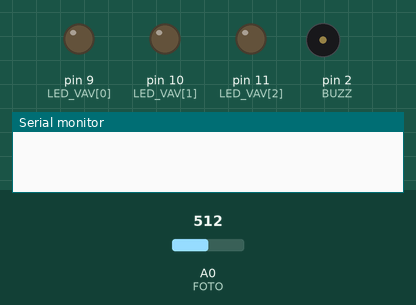
This sketch was run on a simulated Arduino Uno, built with avr-gcc and run on an emulated ATmega328P. Parts: output pins drawn as LEDs (lit = HIGH), buzzer (waves = sounding), the last lines printed to the serial monitor. The test bench sets the inputs (shaded band); at power-on: A0 (FOTO) = 512.

Above: at 0.1 s.
At 1.2 s:
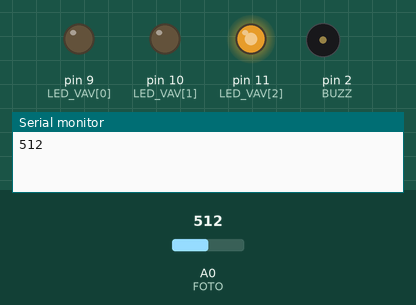
Timing chart, 0 to 2.7 s (numbered marks = the images above):
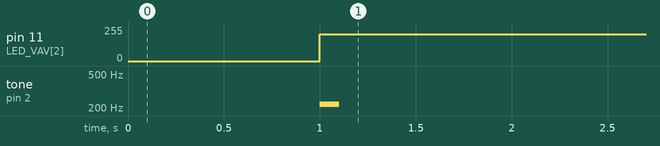

The sketch:

index.ino
```cpp
/*

Faça um circuito em arduino (tinkercad) que contenha:
   - led RGB (opcional 3 leds)
   - buzzer
   - sensor de iluminação

Problema, controlar a iluninação de um armazém.
Vamos supor que controlamos a iluminação, abrindo e fechando as cortinas.
Como não temos cortina no tinkercad, vamos usar o buzzer para sinalizar que acionamos a ligação da cortina.

Caso iluminação seja:
  - Nivel 1: até 50%, led cor verde
  - Nivel 2: até 75%, led cor amarelo
  - Nivel 3: senão, led cor vermelha

O Buzzer deve "apitar" de acordo com o nível. Obs.: Apenas quando mudar de nível.

*/

#define FOTO A0

const int LED_VAV[] = {9,10,11};
const int BUZZ = 2;
int ledALigar = 0;
bool ledLigado = false;

int sensor = 0;

void setup()
{
  for (int i=0; i<3; i++){
    pinMode(LED_VAV[i], OUTPUT);
  }
  pinMode(BUZZ, OUTPUT);

  Serial.begin(9600);
}

void loop()
{
	const int luz = iluminacao();

  	Serial.println(luz);


  if(luz >= 500 && luz <= 1017) {
 	ledALigar = 1;
  } else if (luz >= 390 && luz <= 500) {
    ledALigar = 2;
  } else {
  	ledALigar = 3;
  }


  if(ledALigar == 1 && ledLigado == false) {
    ledLigado = true;
    apito();
    verde();

  } else if(ledALigar == 2 && ledLigado == false) {
    ledLigado = true;
    apito();
    amarelo();

  } else if(ledALigar == 3 && ledLigado == false) {
    ledLigado = true;
    apito();
    vermelho();

  }
}

int iluminacao() {
  sensor = analogRead(FOTO);
  delay(1000);
  return sensor;

}

int apito() {
  tone(BUZZ, 220,100);
}


void verde () {
	  analogWrite(LED_VAV[0], 0);
      analogWrite(LED_VAV[1], 0);
      analogWrite(LED_VAV[2], 200);
      delay(500);
}

void amarelo () {
  analogWrite(LED_VAV[0], 200);
  analogWrite(LED_VAV[1], 0);
  analogWrite(LED_VAV[2], 200);
  delay(500);
}

void vermelho () {
	 analogWrite(LED_VAV[0], 200);
    analogWrite(LED_VAV[1], 0);
    analogWrite(LED_VAV[2], 0);
    delay(500);
}
```

Measured:
- by itself, pin 11 (LED_VAV[2]): 0/255 → 200/255 at 1.0 s
- by itself, tone on pin 2 (BUZZ): silent → 220 Hz at 1.0 s, → silent 0.10 s later
